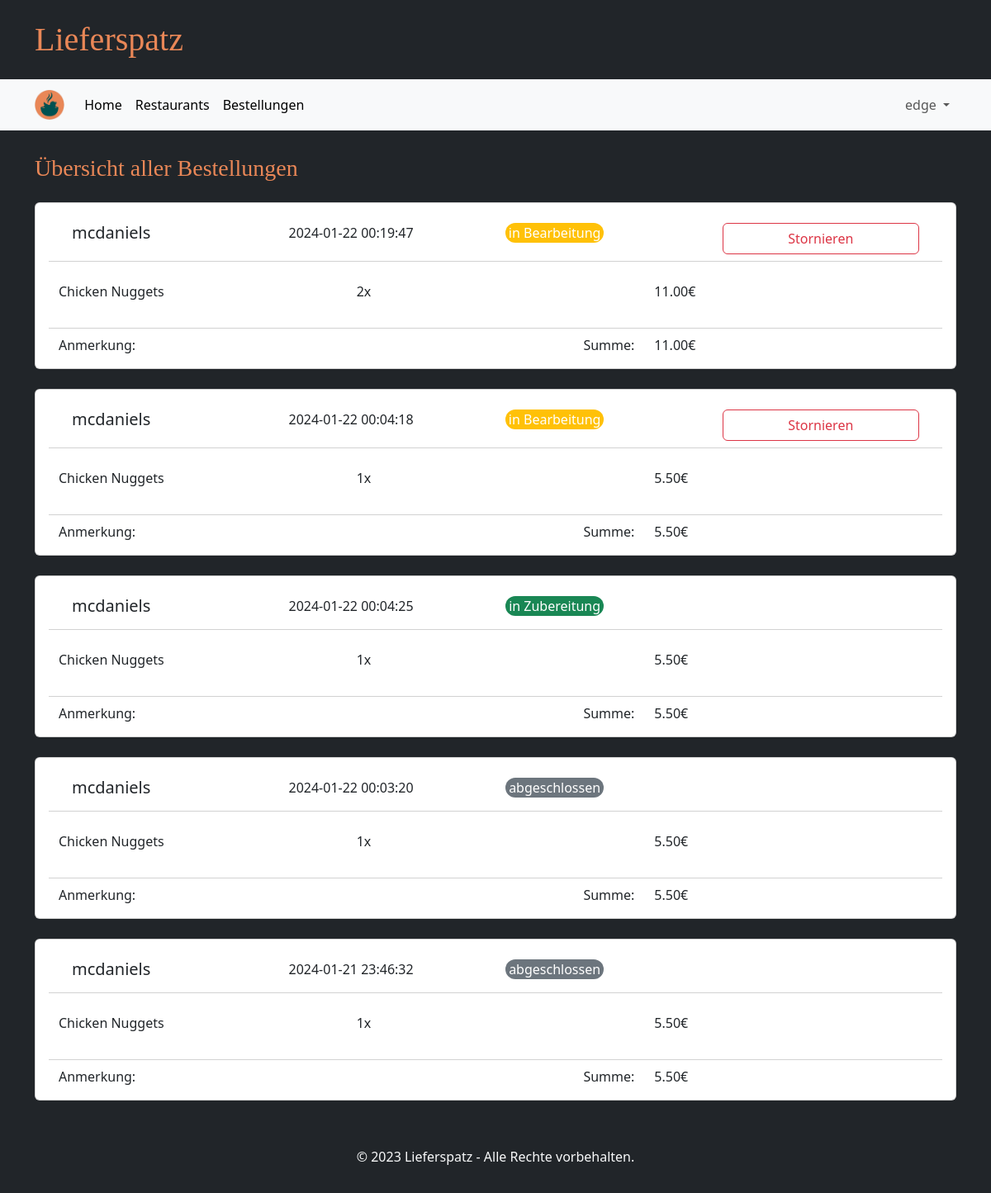
/orders (signed in), run on an earlier commit of the app's database.
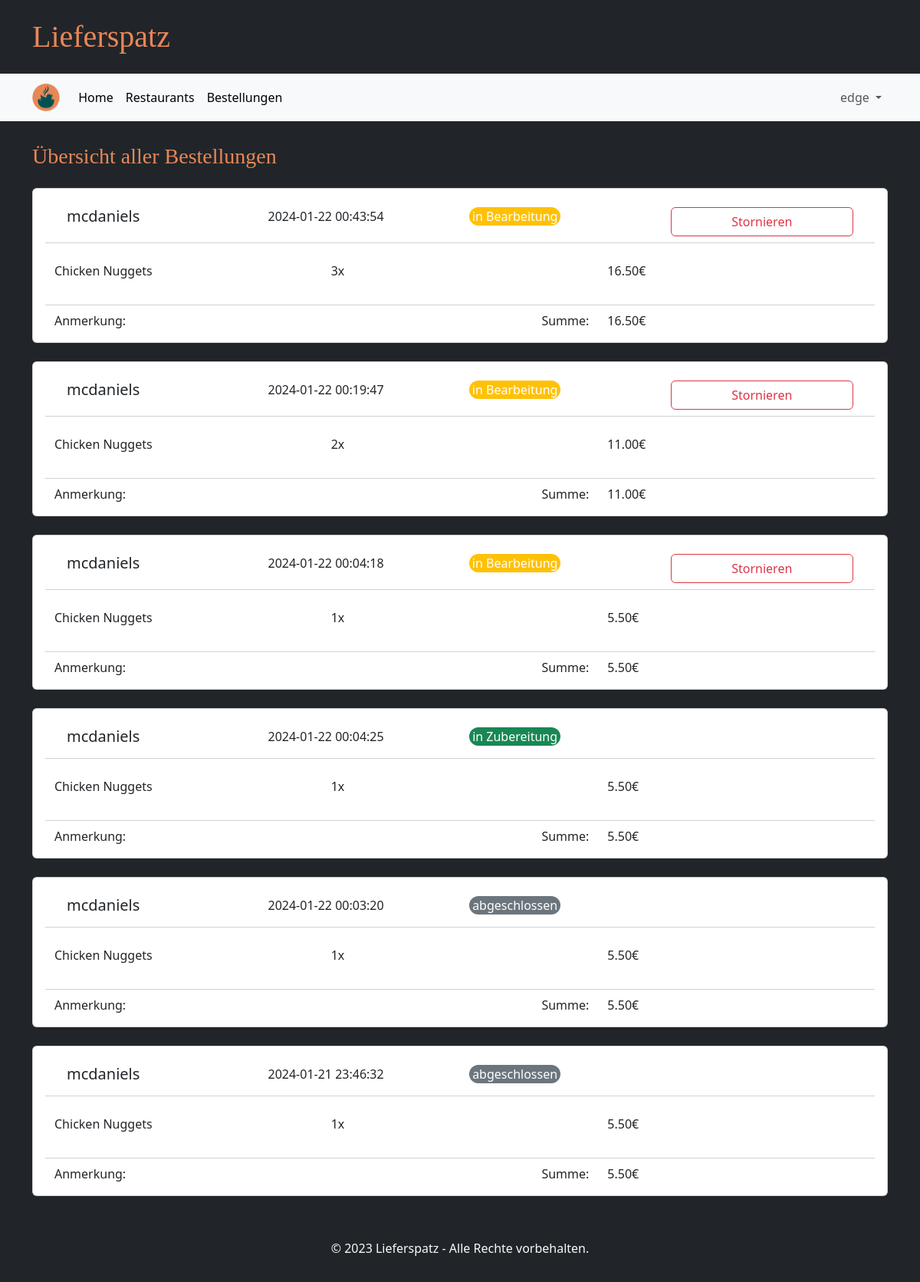
And on a later commit of the database.
### tables this page shows
CREATE TABLE Bestellung(
            KUsername TEXT NOT NULL,
            GUsername TEXT NOT NULL,
            Eingangszeit TEXT NOT NULL,
            Anmerkung TEXT,
            Bestellstatus TEXT NOT NULL CHECK( Bestellstatus IN ('in Bearbeitung','in Zubereitung','storniert','abgeschlossen') )
        );

CREATE TABLE bestellung_beinhaltet(
            Bestellung INTEGER NOT NULL,
            ItemID INTEGER NOT NULL,
            Menge INTEGER NOT NULL,
            FOREIGN KEY(Bestellung) REFERENCES Bestellung(ID)
            FOREIGN KEY(ItemID) REFERENCES Item(ID) ON DELETE CASCADE
        );

CREATE TABLE Item(
            ID INTEGER NOT NULL,
            Restaurant TEXT NOT NULL,
            Name TEXT NOT NULL,
            Kategorie TEXT CHECK(Kategorie IN ('Vorspeise', 'Hauptgericht', 'Dessert', 'Getränk')),
            IBeschreibung TEXT NOT NULL DEFAULT '',
            Preis INTEGER NOT NULL,
            Deaktiviert INTEGER DEFAULT 0 CHECK(Deaktiviert IN (0, 1)),
            PRIMARY KEY (ID),
            FOREIGN KEY (Restaurant) REFERENCES GeschaeftsAccount(username),
            UNIQUE(Restaurant, Name, Kategorie, IBeschreibung, Preis),
            UNIQUE(Restaurant, Name, Deaktiviert)                  
        );

### main.py (the view, shortened to what this page needs)
@app.route("/orders", methods=["GET", "POST"])
def order_page():
    if "user" in session:
        if "business" in session:
            orders = database.get_orders(session["user"], True)
            print(not orders)
            return render_template("orders_business.html", orders=orders)
        else:
            orders = database.get_orders(session["user"], False)
            return render_template("orders_customer.html", orders=orders)
    return redirect(url_for("login_customer_page"))

### database.py (called while the page is built)
def getData(sql, params = ()):
    dbcon = sqlite3.connect("instance/db.db")
    cursor = dbcon.cursor()
    cursor.execute(sql, params)
    return cursor

### templates/orders_customer.html (shortened to what this page needs)
{% extends "base.html" %}
{% block heading %}Übersicht aller Bestellungen{% endblock %}
{% block content %}
<div class="row g-4 mb-4">
  {% for status in ['in Bearbeitung', 'in Zubereitung', 'abgeschlossen/storniert'] %}
    {% for order in orders %}
      {% if order['orderstatus'] in status %}
        <div class="card">
        <div class="card-body">
          <div class="row card-header bg-transparent mb-4">
            <div class="col-3">
              <h5 class="card-title">{{ order['GUsername'] }}</h5>
            </div>
            <div class="col-3">
              <p class="card-text">{{ order['ordertime'].split('.')[0] }}</p>
            </div>
            <div class="col-3">
              <div class="card-text col-6 text-center rounded-4 text-white bg-{{
                'success' if order['orderstatus'] == 'in Zubereitung' else 'warning' if order['orderstatus'] == 'in Bearbeitung' else 'secondary'
                }}">{{ order['orderstatus'] }}</div>
            </div>
            <div class="col-3">
              {% if order['orderstatus'] == 'in Bearbeitung' %}
              <form method="POST">
                <button type="submit" class="btn btn-outline-danger form-control">Stornieren</button>
              </form>
              {% endif %}
            </div>
          </div>
            {% for item in order['items'] %}
            <div class="row">
              <p class="card-text col">{{ item['name'] }}</p>
              <p class="card-text col">{{ item['amount'] }}x</p>
              <p class="card-text col">{{ "%.2f" | format(item['price']*item['amount']/100) }}€</p>
            </div>
            {% endfor %}
            <div class="row card-header bg-transparent mb-2"></div>
            <div class="card-text row">
              <div class="col-4">
                Anmerkung: {{ order['comment'] }}
              </div>
              <div class="col-4 text-end">Summe:</div>
              <div class="col-4">
                {{ "%.2f" | format(order['sum']/100) }}€
              </div>
            </div>
        </div>
        </div>
      {% endif %}
    {% endfor %}
  {% endfor %}
</div>
{% endblock %}

### templates/base.html (shortened to what this page needs)
<!DOCTYPE html>
<html lang="de">
<head>
    <link rel="stylesheet" href="/static/style.css">
    <link href="{{ url_for('static', filename='bootstrap/css/bootstrap.min.css') }}" rel="stylesheet">
</head>
<body class="bg-dark">
    <div class="container my-4">
        <h1 class="brandfont">Lieferspatz</h1>
    </div>
    <nav class="navbar navbar-expand bg-body-tertiary sticky-top border-bottom border-5 border-dark">
        <div class="container">
          <a class="navbar-brand" href="#">
            <img src="{{ url_for('static', filename='ls_logo.png') }}" alt="..." height="36" />
          </a>
          <div class="collapse navbar-collapse" id="navbarSupportedContent">
            <ul class="navbar-nav me-auto mb-2 mb-lg-0">
              <li class="nav-item">
                <a class="nav-link active" aria-current="page" href="{{ url_for('start_page') }}">Home</a>
              </li>
              <li class="nav-item">
                {% if "business" in session %}
                <a class="nav-link active" aria-current="page" href="{{ url_for('restaurants_page') }}">Restaurant-Preview</a>
                {% else %}
                <a class="nav-link active" aria-current="page" href="{{ url_for('restaurants_page') }}">Restaurants</a>
                {% endif %}
              </li>
              <li class="nav-item">
                <a class="nav-link active" id="view_orders" aria-current="page" href="{{ url_for('order_page') }}">Bestellungen</a>
              </li>
            </ul>
            <ul class="navbar-nav mb-2 mb-lg-0">
              {% if session['user'] %}
              <li class="nav-item dropdown">
                <a class="nav-link dropdown-toggle" href="#" role="button" data-bs-toggle="dropdown" aria-expanded="false">
                  {{ session['user'] }}
                </a>
              </li>
              {% endif %}
            </ul>
          </div>
        </div>
    </nav>
    <div class="container mt-4">
        <h3 class="brandfont2">{% block heading %}{% endblock %}</h3>
    </div>
    <div class="container text-light px-4 py-3 ">
        {% block content %}{% endblock %}
    </div>
    <footer class="bg-dark text-light text-center py-3">
        <p>&copy; 2023 Lieferspatz - Alle Rechte vorbehalten.</p>
    </footer>
</body>
</html>

### static/style.css (style rules this page uses)
.brandfont { font-family: brandFont; color: #e98757; }
.brandfont2 { font-family: brandFont2; color: #e98757; }
.text-center { text-align: center; }

What changed in the data, as far as the page shows it:
added Bestellung: GUsername "mcdaniels", ordertime "2024-01-22 00:43:54", orderstatus "in Bearbeitung", order "16.50"
added bestellung_beinhaltet: name "Chicken Nuggets", amount "3", {{ "%.2f" | format(item['price']*item['amount']/100) }} "16.50", shown under "mcdaniels"
